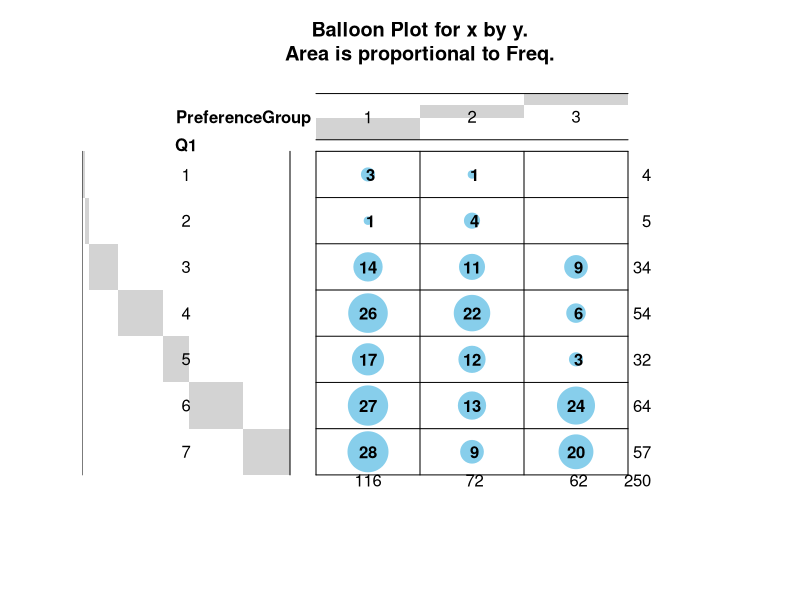
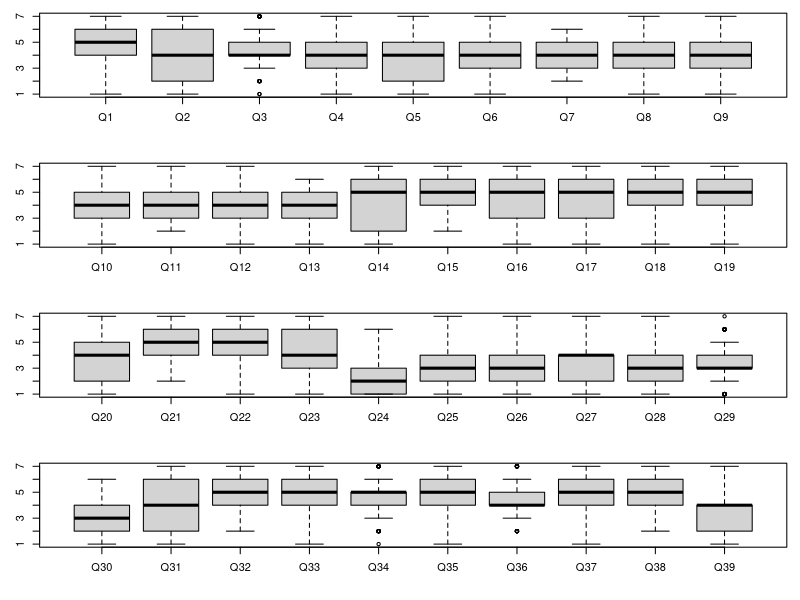
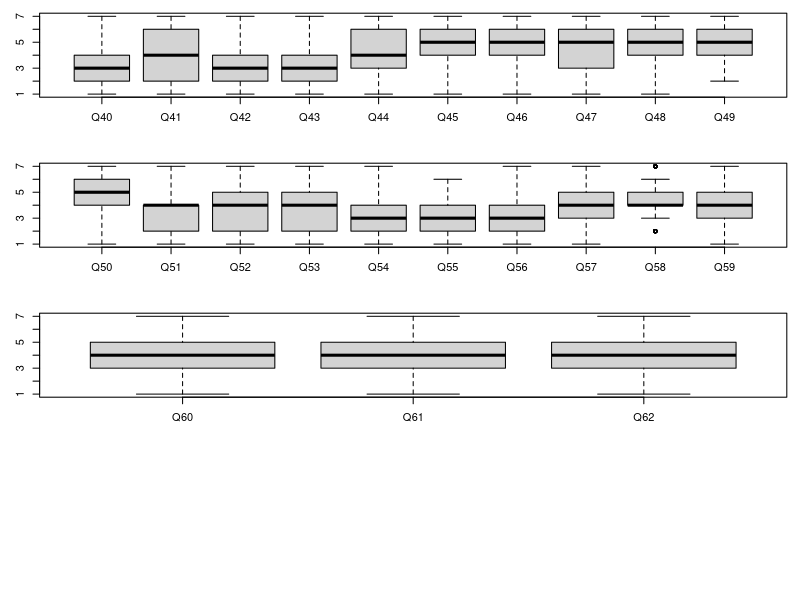
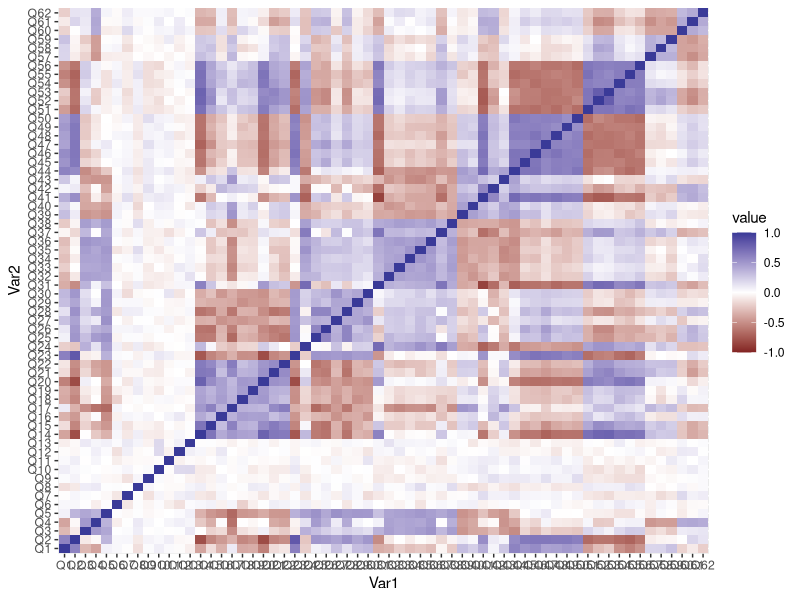
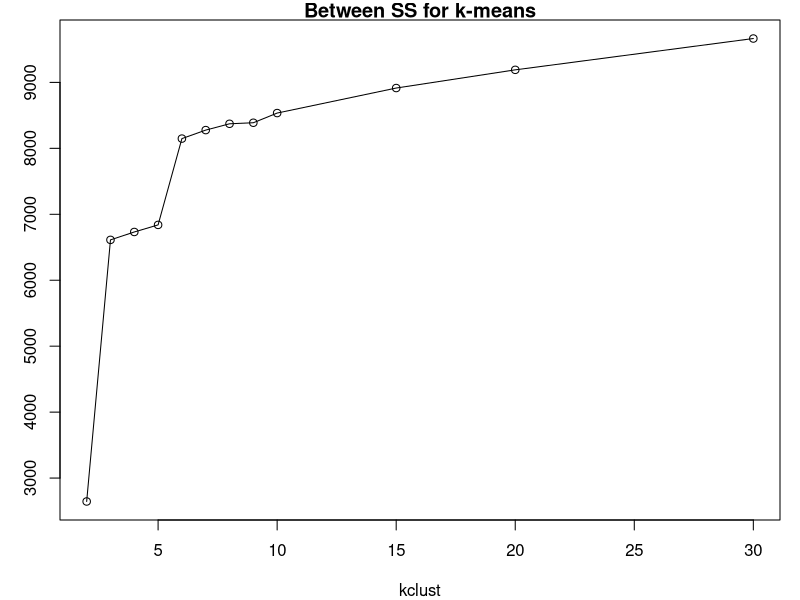
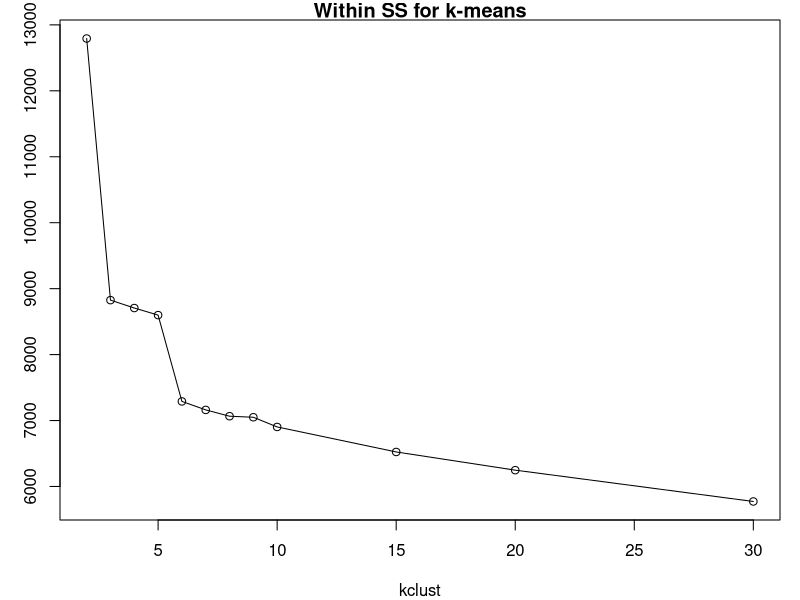
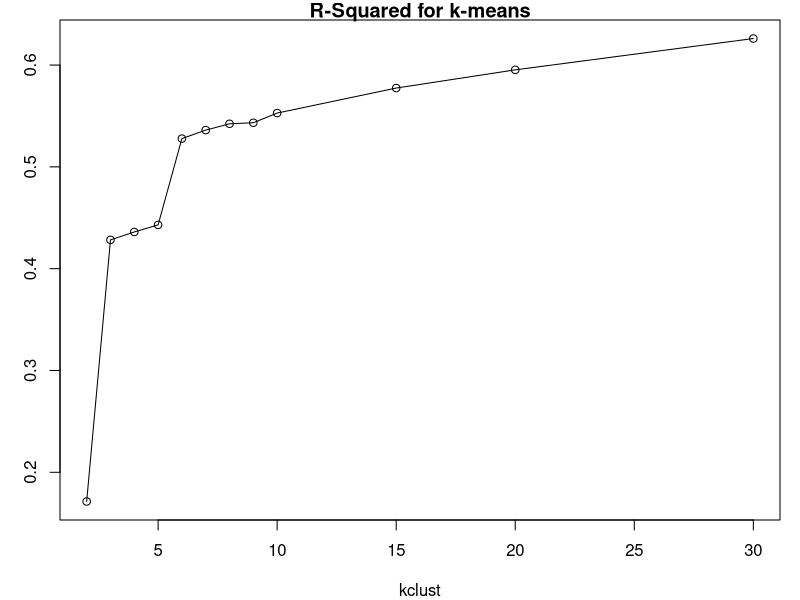
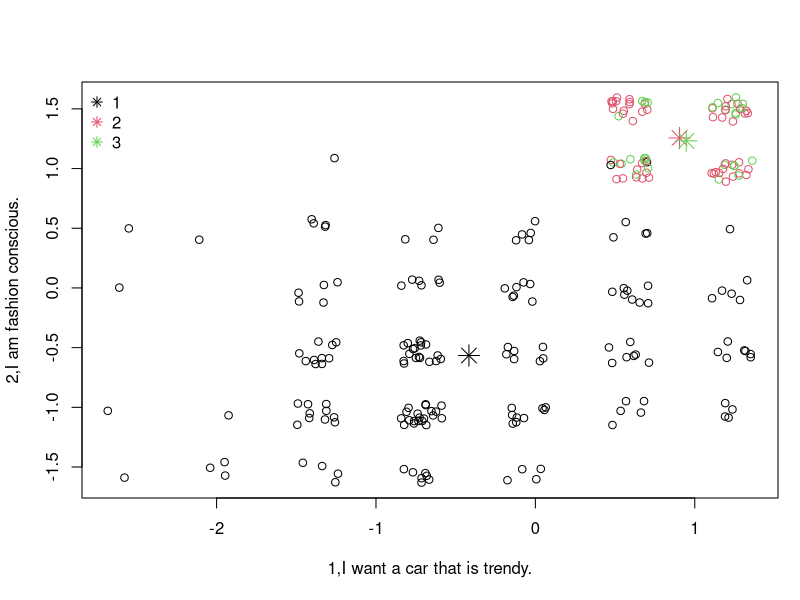

R code for these plots, in order:

###############################################################################
# Script: FordKa_Analysis_Extended.R
#
# R script to create customer segments for ford ka using k-Means
# Requires the excel spreadsheet with the data (FordKaData.xlsx).
# This script creates clusters using both the psychographic and demographic
# datasets using k-means analysis with varying clusters.
#
# Changes that you need to make have "!!!"
###############################################################################



###############################################################################
### setup the environment
###############################################################################

# load in additional packages to extend R functionality
if (!require(lattice)) {install.packages("lattice"); library(lattice)}
if (!require(gplots)) {install.packages("gplots"); library(gplots)}
if (!require(ggplot2)) {install.packages("ggplot2"); library(ggplot2)}
if (!require(reshape2)) {install.packages("reshape2"); library(reshape2)}
if (!require(openxlsx)) {install.packages("openxlsx"); library(openxlsx)}
if (!require(gmodels)) {install.packages("gmodels"); library(gmodels)}

# set to your correct working directory  
setwd("~/Documents/class/marketing analytics/cases/ford ka/data") # !!! change this line !!!



###############################################################################
### input data
###############################################################################

# read in Ford Ka datasets from the Excel file
forddemo=read.xlsx("FordKaData.xlsx",sheet=1,startRow=7,colNames=T,rowNames=F,cols=2:10)  # read the demographic data
fordpsyc=read.xlsx("FordKaData.xlsx",sheet=4,startRow=7,colNames=T,rowNames=F,cols=2:63)  # read the psychographic data
fordquest=read.xlsx("FordKaData.xlsx",sheet=5,startRow=7,colNames=T,rowNames=F,cols=2)  # read the question list
fordseg=read.xlsx("FordKaData.xlsx",sheet=1,startRow=7,colNames=T,rowNames=F,cols=11:12)  # read the segments that ford created (do not use in cluster)

# if you have problems with read.xlsx you can read in the data from CSV files (make sure you uncomment lines below and download CSV files)
#forddemo=read.csv("FordKaDemographicData.csv",row.names=1)  # just the demographic data
#fordpsyc=read.csv("FordKaPsychographicData.csv",row.names=1)  # just the psychographic data
#fordquest=scan("FordKaQuestions.txt",what='a',sep='\n')  # question list, which is read as a vector
#fordseg=read.csv("FordKaSegmentData.csv")  # these are the segments that Ford came up with

# transform the data to make it easier to use
fordquest=paste0(1:62,',',fordquest$Statement)  # convert the question list into a character string to make it easier to work with
afordquest=strtrim(fordquest,30)  # truncate the strings to the first 30 characters since some questions are quite long
fordseg$SegName=as.factor(fordseg$SegmentName)  # convert the segment names into a factor for easier use as a classification variable
fordseg$SegmentName=NULL  # remove this variable
ford=cbind(forddemo,fordpsyc)  # create a new dataframe with both demogrpahic and psychographic data

# create some lists of variables which we will use later in the script
nqlist=1:62  # sequence of numbers from 1 to 62
qlist=paste0("Q",nqlist)
# let's try to cluster our questions by transposing the question data
nshortqlist=c(30,57,53,1,4,12)  # short list of questions
shortqlist=paste0("Q",nshortqlist)  # append Q in front of the numbers to generate a list of questions to match variable names
shortqname=strtrim(fordquest[nshortqlist],30)  # the first 30 characters of the strings
nvars=match(qlist,colnames(ford))   # define list of numeric variables

# define a list of demographic variables that we will use later in the script
dlist=c("Age","MaritalStatus","Gender","NumberChildren","IncomeCategory","FirstTimePurchase")

# create new standardized datasets using the scale function (set the mean of the new variable to 0 and stddev to 1)
xforddemo=scale(forddemo)
xfordpsyc=scale(fordpsyc)
xford=scale(ford)



###############################################################################
### initial exploratory analysis of the data
###############################################################################

# to list the variables in each data frame
ls(forddemo)
ls(fordpsyc)
ls(ford)

# remember these data sets are made up of lists of objects
typeof(ford)      # notice that ford is a list
names(ford)       # this is the list of object names within ford
class(ford)       # the ford object itself is a special type of list known as a data.frame
attributes(ford)  # this prints an objects attributes -- which usually has names of columns and rows
str(ford)         # a more verbose way of checking information about an object is with structure

# descriptive statistics for all the variables
summary(ford)

# to print an individual variable, enter it by itself
ford$Age

# to print a record use the selector for the first record
ford[1,]

# check the scaled data
xford[1,]





###############################################################################
######### Psychographic Cluster Analysis
###############################################################################



###############################################################################
### step 1) exploratory analysis of the data
###############################################################################

# create tables to describe the data
xtabs(~PreferenceGroup,data=ford)
xtabs(~Q1,data=ford)

# to see the relationship between two variables do a cross-tab
xtabs(~PreferenceGroup+Q1,data=ford)
# here is a more visualize representation of a table with a BalloonPlot (uncomment the line if you want to see it)
balloonplot(table(ford$PreferenceGroup,ford$Q1),xlab="PreferenceGroup",ylab="Q1")

# optional part of script to create boxplots -- you can skip to "step 2"
# create boxplots of the questions
# notice that instead of accessing entering each variable as 
# ford$Q1 we instead use the format ford[,"Q1"], R understands
# that we want the column of the object ford named Q1
# in this example we will refer to a list of ten questions
par(mfrow=c(4,1),mar=c(4,3,1,1))
boxplot(ford[,c("Q1","Q2","Q3","Q4","Q5","Q6","Q7","Q8","Q9")])
boxplot(ford[,c("Q10","Q11","Q12","Q13","Q14","Q15","Q16","Q17","Q18","Q19")])
boxplot(ford[,c("Q20","Q21","Q22","Q23","Q24","Q25","Q26","Q27","Q28","Q29")])
boxplot(ford[,c("Q30","Q31","Q32","Q33","Q34","Q35","Q36","Q37","Q38","Q39")])
boxplot(ford[,c("Q40","Q41","Q42","Q43","Q44","Q45","Q46","Q47","Q48","Q49")])
boxplot(ford[,c("Q50","Q51","Q52","Q53","Q54","Q55","Q56","Q57","Q58","Q59")])
boxplot(ford[,c("Q60","Q61","Q62")])

# to compute the correlation matrix
qcor=cor(ford[,qlist])
# print out the correlations with just 2 digits, since it is a huge matrix
print(qcor,digit=1)
# here is a better visualization of the correlation matrix using a heatmap
qplot(x=Var1,y=Var2,data=melt(cor(ford[,qlist],use="p")),fill=value,geom="tile")+scale_fill_gradient2(limits=c(-1, 1))



###############################################################################
## step 2) let's determine how many clusters to use by creating kmeans solutions
## with k from 2 to 30 and then we can plot the sum of square errors to 
## understand how much variation each solution explains
###############################################################################

# set the random number seed so the samples will be the same if regenerated
set.seed(24895792)

# compute multiple cluster solutions
grpA2=kmeans(xford[,qlist],centers=2)
grpA3=kmeans(xford[,qlist],centers=3)
grpA4=kmeans(xford[,qlist],centers=4)
grpA5=kmeans(xford[,qlist],centers=5)
grpA6=kmeans(xford[,qlist],centers=6)
grpA7=kmeans(xford[,qlist],centers=7)
grpA8=kmeans(xford[,qlist],centers=8)
grpA9=kmeans(xford[,qlist],centers=9)
grpA10=kmeans(xford[,qlist],centers=10)
grpA15=kmeans(xford[,qlist],centers=15)
grpA20=kmeans(xford[,qlist],centers=20)
grpA30=kmeans(xford[,qlist],centers=30)

# compute between and within SS
kclust=c(2:10,15,20,30)
bss=c(grpA2$betweenss,
      grpA3$betweenss,grpA4$betweenss,grpA5$betweenss,grpA6$betweenss,
      grpA7$betweenss,grpA8$betweenss,grpA9$betweenss,grpA10$betweenss,
      grpA15$betweenss,grpA20$betweenss,grpA30$betweenss)
wss=c(grpA2$tot.withinss,
      grpA3$tot.withinss,grpA4$tot.withinss,grpA5$tot.withinss,grpA6$tot.withinss,
      grpA7$tot.withinss,grpA8$tot.withinss,grpA9$tot.withinss,grpA10$tot.withinss,
      grpA15$tot.withinss,grpA20$tot.withinss,grpA30$tot.withinss)
# plot the results and look for the "Hockey-Stick" effect
par(mfrow=c(1,1))
plot(kclust,bss,type="l",main="Between SS for k-means")
points(kclust,bss)
plot(kclust,wss,type="l",main="Within SS for k-means")
points(kclust,wss)
plot(kclust,bss/(wss+bss),type="l",main="R-Squared for k-means")
points(kclust,bss/(wss+bss))



###############################################################################
### step 3) cluster analysis with psychographics and 3 clusters
### k=3 may be a good value based upon the previous analysis, but you may
### want to try having more or fewer clusters, and also change the set of
### variables that you use in the analysis
###############################################################################

# set the random number seed so the samples will be the same if regenerated
set.seed(1248765792)

# set the value of k
k=3  # !!! change this value to 2, 3, ... !!!

# compute a k-means cluster with specified k using just the psychographics
(grpA=kmeans(xford[,qlist],centers=k))

# plot the solutions against the Q1 and Q2
# since the data is categorical most of the plots will overlay one another,
# so instead we jitter the points -- which adds a small random number to each
par(mfrow=c(1,1),mar=c(5,4,4,1)+.1)
plot(jitter(xford[,"Q1"]), jitter(xford[,"Q2"]),xlab=fordquest[1],ylab=fordquest[2],col=grpA$cluster)
points(grpA$centers[,c("Q1","Q2")],col=1:k,pch=8,cex=2)
legend("topleft",pch=8,bty="n",col=1:k,as.character(1:k))

# let's do a pairwise plot with the short list of questions
par(mfrow=c(length(shortqlist),length(shortqlist)),mar=c(4.5,4.5,0,0))
for (j in 1:length(shortqlist)) {
  for (i in 1:length(shortqlist)) {
    plot(jitter(xford[,shortqlist[i]]),jitter(xford[,shortqlist[j]]),
         xlab=shortqlist[i],ylab=shortqlist[j],col=grpA$cluster)
    points(grpA$centers[,c(shortqlist[i],shortqlist[j])],col=1:5,pch=8,cex=2)
    if (i==j) legend("topleft",pch=8,bty="n",col=1:k,as.character(1:k))
  }
}

# list out the short list of questions
fordquest[nshortqlist]

# compare the cluster solutions with the PreferenceGroup
# preference group #1 are "Ka Chooser (top 3)"
#                  #2 are Ka Non-Chooser (bottom 3)"
#                  #3 is "Middle (Middle 4)"
xtabs(~ford$PreferenceGroup+grpA$cluster)
CrossTable(ford$PreferenceGroup,grpA$cluster)   # slightly nicer cross tabulation
# here is a more visualize representation of a table with a BalloonPlot (uncomment the line if you want to see it)
par(mfrow=c(1,1))  # reset graphics to one panel
balloonplot(table(ford$PreferenceGroup,grpA$cluster),xlab="PreferenceGroup",ylab="Cluster")

# summarize the centroids
grpAcenter=t(grpA$centers)   # create variable with the transpose of the centroids
rownames(grpAcenter)=afordquest  # add the question names
print(grpAcenter)   # print the centroid values for each question
parallelplot(t(grpAcenter))  # create a parallel plot to visualize the centroid values
print(round(grpAcenter[nshortqlist,],2))  # print the centroid values for short list of questions
parallelplot(t(grpAcenter[nshortqlist,]),auto.key=list(text=as.character(1:k),space="top",columns=3,lines=T))  # a parallel plot with just a few questions

# to save the data to an Excel spreadsheet (one sheet with the centroids and another with cluster assignments)
write.xlsx(list(grpA$centers,grpA$cluster),file="FordKa_ResultsA.xlsx",colnames=T)
# if you have problems with write.xlsx you can uncomment the following lines
#write.csv(grpA$cluster,file="FordKa_ResultsAcluster.csv")
#write.csv(grpA$centers,file="FordKa_ResultsAcenters.csv")





###############################################################################
######### Demographic Cluster Analysis
###############################################################################



###############################################################################
### step 1) exploratory analysis of the data
###############################################################################

# create tables to describe the data
xtabs(~Age,data=ford)
xtabs(~AgeCategory,data=ford)
xtabs(~ChildrenCategory,data=ford)
xtabs(~FirstTimePurchase,data=ford)
xtabs(~Gender,data=ford)
xtabs(~IncomeCategory,data=ford)
xtabs(~MaritalStatus,data=ford)
xtabs(~NumberChildren,data=ford)
xtabs(~PreferenceGroup,data=ford)

# to see the relationship between two variables do a cross-tab
xtabs(~PreferenceGroup+AgeCategory,data=ford)
# here is a more visualize representation of a table with a BalloonPlot (uncomment the line if you want to see it)
balloonplot(table(ford$PreferenceGroup,ford$AgeCategory),xlab="PreferenceGroup",ylab="AgeCategory")

# let's plot all pairs of data in a matrix plot
pairs(~Age+MaritalStatus+Gender+NumberChildren+IncomeCategory+FirstTimePurchase,data=ford)
pairs(~jitter(Age)+jitter(MaritalStatus)+jitter(Gender)+jitter(NumberChildren)
      +jitter(IncomeCategory)+jitter(FirstTimePurchase),data=ford)



###############################################################################
## step 2) examine various cluster solutions with different values of k
## let's determine how many clusters to use by creating kmeans solutions
## with k from 2 to 30 and then we can plot the sum of square errors to 
## understand how much variation each solution explains
###############################################################################

# set the random number seed so the samples will be the same if regenerated
set.seed(1234)

# compute multiple cluster solutions
grpB2=kmeans(xford[,dlist],centers=2)
grpB3=kmeans(xford[,dlist],centers=3)
grpB4=kmeans(xford[,dlist],centers=4)
grpB5=kmeans(xford[,dlist],centers=5)
grpB6=kmeans(xford[,dlist],centers=6)
grpB7=kmeans(xford[,dlist],centers=7)
grpB8=kmeans(xford[,dlist],centers=8)
grpB9=kmeans(xford[,dlist],centers=9)
grpB10=kmeans(xford[,dlist],centers=10)
grpB15=kmeans(xford[,dlist],centers=15)
grpB20=kmeans(xford[,dlist],centers=20)
grpB30=kmeans(xford[,dlist],centers=30)

# compute between and within SS
kclust=c(2:10,15,20,30)
bssB=c(grpB2$betweenss,
      grpB3$betweenss,grpB4$betweenss,grpB5$betweenss,grpB6$betweenss,
      grpB7$betweenss,grpB8$betweenss,grpB9$betweenss,grpB10$betweenss,
      grpB15$betweenss,grpB20$betweenss,grpB30$betweenss)
wssB=c(grpB2$tot.withinss,
      grpB3$tot.withinss,grpB4$tot.withinss,grpB5$tot.withinss,grpB6$tot.withinss,
      grpB7$tot.withinss,grpB8$tot.withinss,grpB9$tot.withinss,grpB10$tot.withinss,
      grpB15$tot.withinss,grpB20$tot.withinss,grpB30$tot.withinss)
# plot the results and look for the "Hockey-Stick" effect
par(mfrow=c(1,1))
plot(kclust,bssB,type="l",main="Between SS for k-means")
points(kclust,bssB)
plot(kclust,wssB,type="l",main="Within SS for k-means")
points(kclust,wssB)
plot(kclust,bssB/(wssB+bssB),type="l",main="R-Squared for k-means")
points(kclust,bssB/(wssB+bssB))



###############################################################################
## step 3) analysis with demographics
## use the value of k from the previous analysis
###############################################################################

# set the random number seed so the samples will be the same if regenerated
set.seed(1248765792)

# compute a k-means cluster with specified number of k using just the demographics
k=3  # !!! change from 3 to whatever value you decide !!!
(grpB=kmeans(xford[,dlist],centers=k))

# plot the solutions against the Age and NumberChildren
# since the data is categorical most of the plots will overlay one another,
# so instead we jitter the points -- which adds a small random number to each
par(mfrow=c(1,1),mar=c(5,4,4,1)+.1)
plot(xford[,"Age"],xford[,"NumberChildren"],xlab="Age",ylab="NumberChildren",col=grpB$cluster)
points(grpB$centers[,c("Age","NumberChildren")],col=1:k,pch=8,cex=2)
legend("topright",pch=8,bty="n",col=1:k,as.character(1:k))

# compare the cluster solutions with the PreferenceGroup
xtabs(~ford$PreferenceGroup+grpB$cluster)
CrossTable(ford$PreferenceGroup,grpB$cluster)   # slightly nicer cross tabulation
# here is a more visualize representation of a table with a BalloonPlot
balloonplot(table(ford$PreferenceGroup,grpB$cluster),xlab="PreferenceGroup",ylab="Cluster")

# summarize the centroids
grpBcenter=t(grpB$centers)   # create variable with the transpose of the centroids
rownames(grpBcenter)=dlist   # add the variable names
print(round(grpBcenter,2))   # print the centroid values for each question
parallelplot(t(grpBcenter),auto.key=list(text=as.character(1:k),space="top",columns=3,lines=T))  # create a parallel plot to visualize the centroid values

# to save the data to an Excel spreadsheet (one sheet with the centroids and another with cluster assignments)
write.xlsx(list(grpB$centers,grpB$cluster),file="FordKa_ResultsB.xlsx",colnames=T)
#write.csv(grpB$cluster,file="FordKa_ResultsBcluster.csv")
#write.csv(grpB$centers,file="FordKa_ResultsBcenters.csv")






###############################################################################
######### compare Psychographic and Demographic
###############################################################################

# compare the cluster solutions with the each other
xtabs(~grpA$cluster+grpB$cluster)
# here is a more visualize representation of a table with a BalloonPlot
balloonplot(table(grpA$cluster,grpB$cluster),xlab="Demo Cluster",ylab="Psych Cluster")
